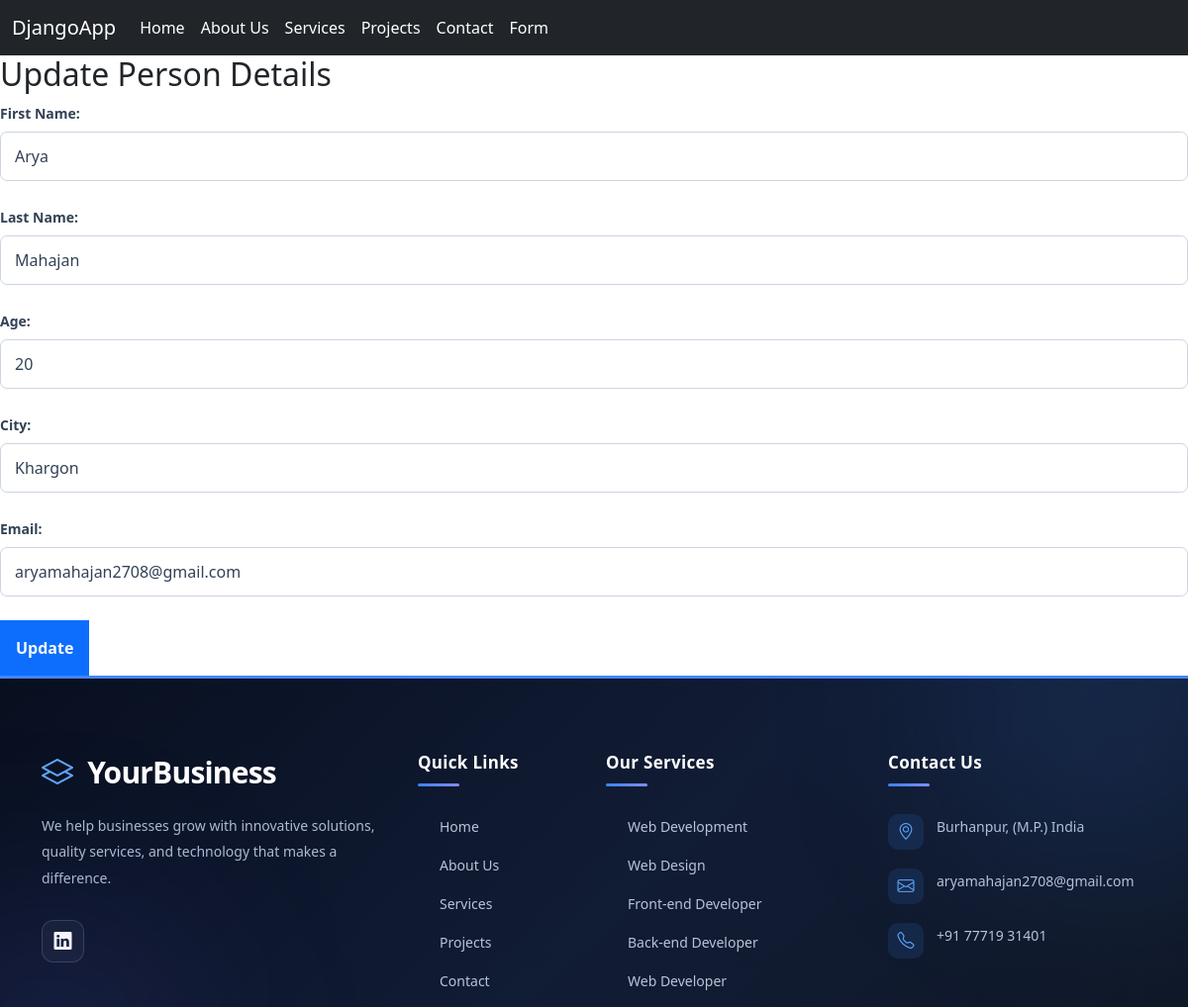
The page /update/15/ on the database its author committed.
### myApp/models.py (models this page shows, shortened)
class Person(models.Model):
    first_name = models.CharField(max_length=200)
    last_name = models.CharField(max_length= 200)
    age = models.IntegerField()
    city = models.CharField(max_length=200)
    email = models.EmailField()

### myApp/views.py (the view, shortened to what this page needs)
# urls.py: path('update/<int:id>/', views.update_person, name='update_person'),
def update_person(request, id):  # 1. Added id parameter here
    persons = get_object_or_404(Person, id=id)
    return render(request, 'update.html', {'persons': persons})

### myApp/templates/update.html (shortened to what this page needs)
{% extends 'base.html' %}
{% block content %}
<h2>Update Person Details</h2>
<form method="POST">
    <label>First Name:</label>
    <input type="text" name="fName" value="{{ persons.first_name }}" required><br><br>
    <label>Last Name:</label>
    <input type="text" name="lName" value="{{ persons.last_name }}" required><br><br>
    <label>Age:</label>
    <input type="number" name="age" value="{{ persons.age }}" required><br><br>
    <label>City:</label>
    <input type="text" name="city" value="{{ persons.city }}" required><br><br>
    <label>Email:</label>
    <input type="email" name="email" value="{{ persons.email }}" required><br><br>
    <button type="submit" class="p-3 bg-primary text-light">Update</button>
</form>
{% endblock %}

### myApp/static/home.css (style rules this page uses)
:root { --home-dark: #080f1f; --home-navy: #101827; --home-blue: #3b82f6; --home-light-blue: #60a5fa; --home-purple: #818cf8; --home-text: #475569; --home-white: #ffffff; --home-light: #f4f7fc; }

### myApp/static/about.css (style rules this page uses)
:root { --about-dark: #080f1f; --about-navy: #101827; --about-blue: #3b82f6; --about-blue-light: #60a5fa; --about-purple: #818cf8; --about-text: #475569; --about-muted: #64748b; --about-white: #ffffff; --about-light: #f4f7fc; --about-border: #e5eaf3; }

### myApp/static/services.css (style rules this page uses)
:root { --sp-dark: #080f1f; --sp-navy: #101827; --sp-blue: #3b82f6; --sp-blue-light: #60a5fa; --sp-purple: #818cf8; --sp-text: #475569; --sp-muted: #64748b; --sp-light: #f4f7fc; --sp-white: #ffffff; --sp-border: #e5eaf3; }

### myApp/static/projects.css (style rules this page uses)
:root { --pr-dark: #080f1f; --pr-navy: #101827; --pr-blue: #3b82f6; --pr-blue-light: #60a5fa; --pr-purple: #818cf8; --pr-text: #475569; --pr-muted: #64748b; --pr-light: #f4f7fc; --pr-white: #ffffff; --pr-border: #e5eaf3; }

### myApp/static/form.css (style rules this page uses)
label { font-size: 14px; font-weight: 600; color: #334155; margin-bottom: 8px; }
input, select, textarea { width: 100%; padding: 12px 14px; border: 1px solid #cbd5e1; border-radius: 7px; font-size: 14px; color: #334155; background-color: #ffffff; outline: none; transition: 0.3s; }
input::placeholder, textarea::placeholder { color: #94a3b8; }
button { padding: 13px 20px; border: none; border-radius: 7px; font-size: 15px; font-weight: 600; cursor: pointer; transition: 0.3s; }

### rows shown on the page
Person: fName "Arya", lName "Mahajan", age "20", city "Khargon", email "aryamahajan2708@gmail.com"
